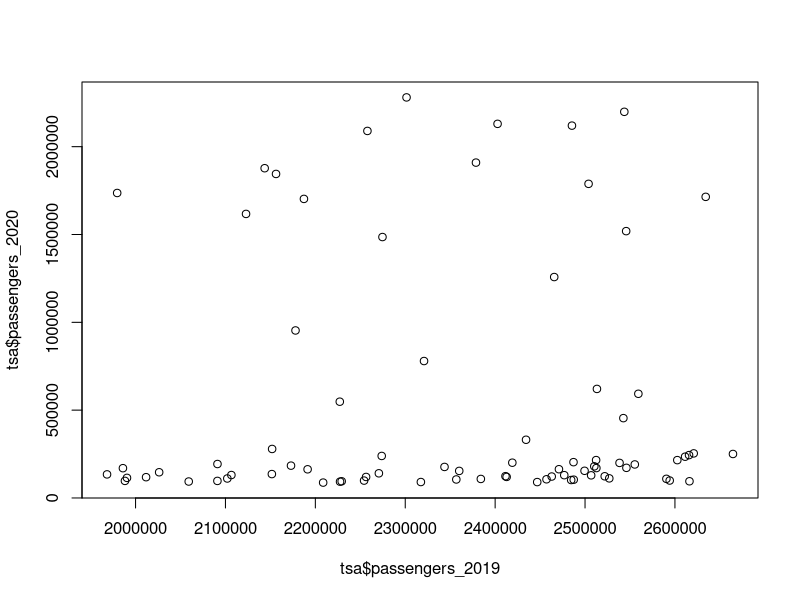
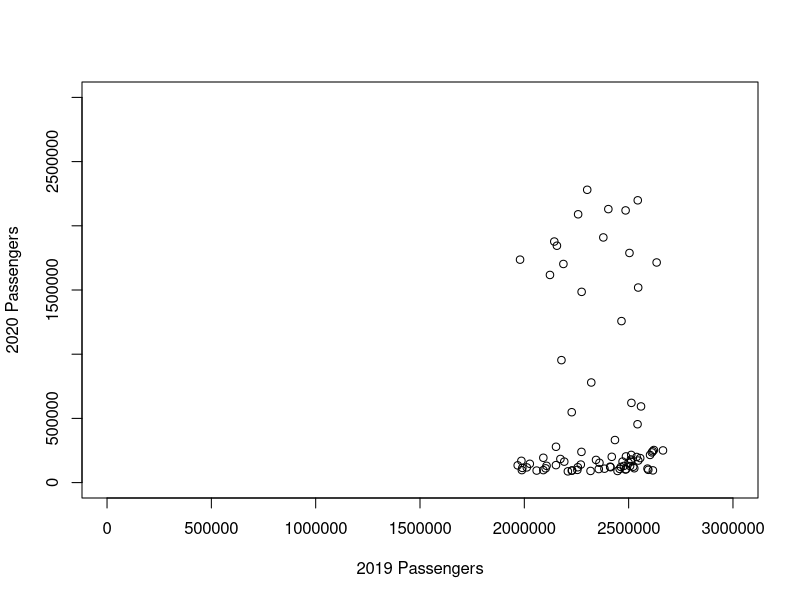
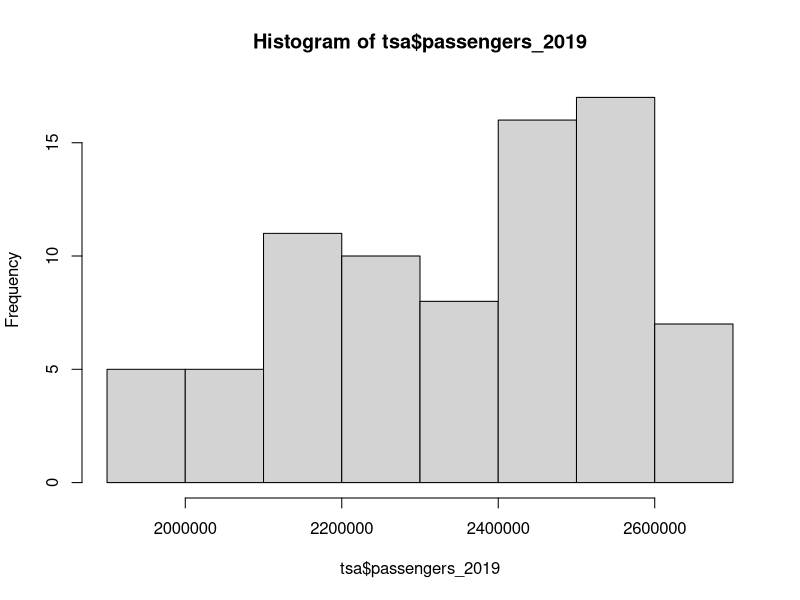
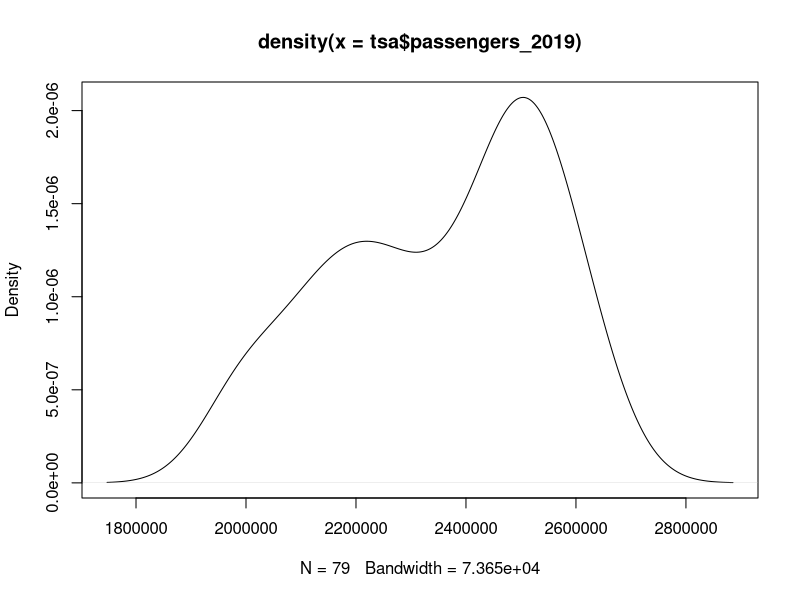
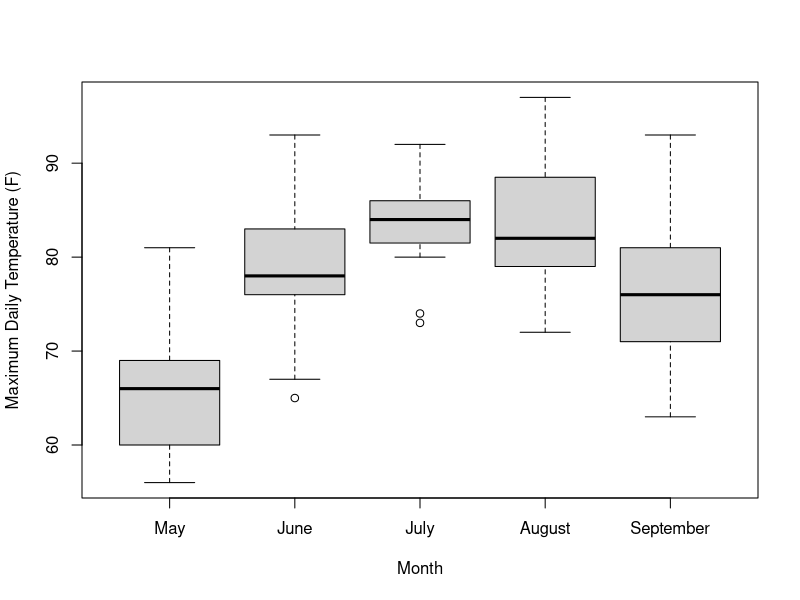
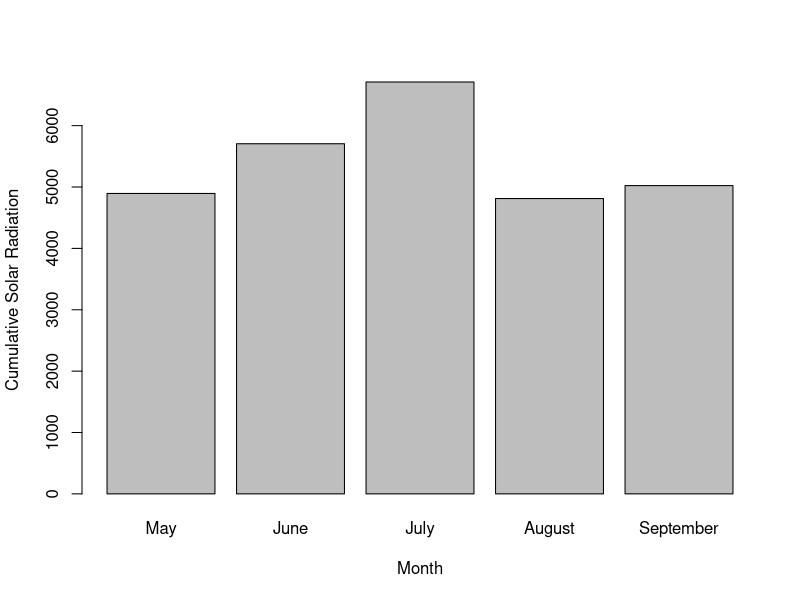
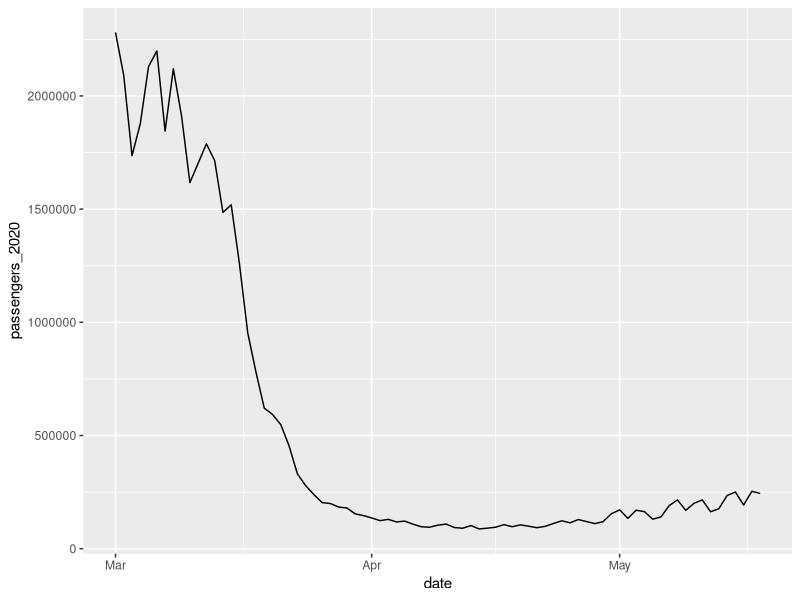
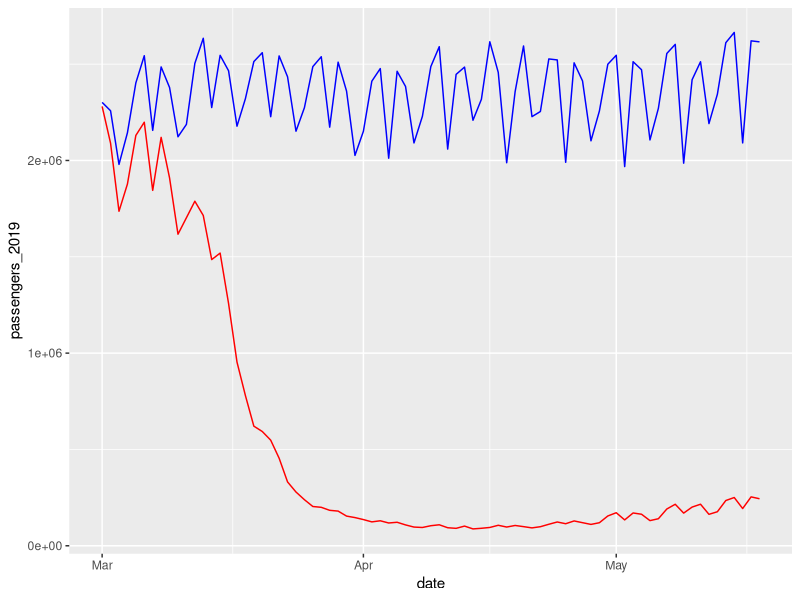

R code for these plots, in order:
## ---- chunk 1
library(tidyverse)
library(readxl)
tsa <- read_excel("throughput.xlsx") # Change Directory
names(tsa) <- c("date", "passengers_2020", "passengers_2019")
## ---- chunk 2
air <- airquality
## ---- chunk 3
plot(x = tsa$passengers_2019, y = tsa$passengers_2020)
## ---- chunk 4
plot(x = tsa$passengers_2019, y = tsa$passengers_2020, xlab = "2019 Passengers", ylab = "2020 Passengers", xlim = c(0,3000000), ylim = c(0,3000000))
## ---- chunk 5
hist(tsa$passengers_2019)
## ---- chunk 6
smoothed <- density(tsa$passengers_2019)
plot(smoothed)
## ---- chunk 7
air$Month <- factor(air$Month, order = TRUE, labels = c("May", "June", "July", "August", "September"))
boxplot(Temp ~ Month, data = air, xlab = "Month", ylab = "Maximum Daily Temperature (F)")
## ---- chunk 8
summed <- aggregate(x = air$Solar.R,                # Specify data column
          by = list(air$Month),              # Specify group indicator
          FUN = sum, na.rm = TRUE) 
names(summed) <- c("Month", "Radiation")
barplot(height = summed$Radiation, names.arg = summed$Month, xlab = "Month", ylab = "Cumulative Solar Radiation")
## ---- chunk 9
library(ggplot2)
ggplot(data = tsa) + geom_line(mapping = aes(x = date, y = passengers_2020))
## ---- chunk 10
ggplot(data = tsa) + geom_line(mapping = aes(x = date, y = passengers_2019), color = "blue") + geom_line(mapping = aes(x = date, y = passengers_2020), color = "red")
## ---- chunk 11
tsa <- tsa %>% pivot_longer(-date, names_to = "year", values_to = "passengers", names_prefix = "passengers_")
head(tsa)
## ---- chunk 12
ggplot(data = tsa) + geom_line(mapping = aes(x = date, y = passengers, color = year))
## ---- chunk 13
ggplot(data = tsa) + geom_line(mapping = aes(x = date, y = passengers, color = year)) + labs(color = "Year", x = "Date", y = "Passengers")
## ---- chunk 14
library(scales)
ggplot(data = tsa) + geom_line(mapping = aes(x = date, y = passengers, color = year)) + labs(color = "Year", x = "Date", y = "Passengers") + scale_y_continuous(labels = comma)
## ---- chunk 15
ggplot(data = tsa) + geom_line(mapping = aes(x = date, y = passengers, color = year)) + labs(color = "Year", x = "Date", y = "Passengers") + scale_y_continuous(labels = comma) + theme_dark()
## ---- chunk 16
library(ggthemes)
ggplot(data = tsa) + geom_line(mapping = aes(x = date, y = passengers, color = year)) + labs(color = "Year", x = "Date", y = "Passengers") + scale_y_continuous(labels = comma) + theme_wsj()
ggplot(data = tsa) + geom_line(mapping = aes(x = date, y = passengers, color = year)) + labs(color = "Year", x = "Date", y = "Passengers") + scale_y_continuous(labels = comma) + theme_economist()
## ---- chunk 17
ggplot(data = tsa) + geom_point(mapping = aes(x = date, y = passengers, color = year))
## ---- chunk 18
ggplot(data = tsa) + geom_point(mapping = aes(x = date, y = passengers, color = year)) + geom_smooth(mapping = aes(x = date, y = passengers, color = year))
## ---- chunk 19
ggplot(data = tsa) + geom_density(mapping = aes(x = passengers))
## ---- chunk 20
ggplot(data = tsa) + geom_line(mapping = aes(x = date, y = passengers, alpha = year)) + labs(x = "Date", y = "Passengers") + scale_y_continuous(labels = comma)
ggplot(data = tsa) + geom_line(mapping = aes(x = date, y = passengers, group = year)) + labs(x = "Date", y = "Passengers") + scale_y_continuous(labels = comma)
ggplot(data = tsa) + geom_line(mapping = aes(x = date, y = passengers, linetype = year)) + labs(x = "Date", y = "Passengers") + scale_y_continuous(labels = comma)
ggplot(data = tsa) + geom_line(mapping = aes(x = date, y = passengers, size = year)) + labs(x = "Date", y = "Passengers") + scale_y_continuous(labels = comma)
## ---- chunk 21
ggplot(data = tsa) + geom_line(mapping = aes(x = date, y = passengers, color = year)) + labs(x = "Date", y = "Passengers") + scale_y_continuous(labels = comma) + coord_flip()
## ---- chunk 22
diamond <- diamonds
ggplot(data = diamonds) + geom_bar(mapping = aes(x = cut, fill = clarity))
ggplot(data = diamonds) + geom_bar(mapping = aes(x = cut, fill = clarity))
ggplot(data = diamonds) + geom_bar(mapping = aes(x = cut, fill = clarity), position = 'fill')
ggplot(data = diamonds) + geom_bar(mapping = aes(x = cut, fill = clarity), position = 'dodge')
